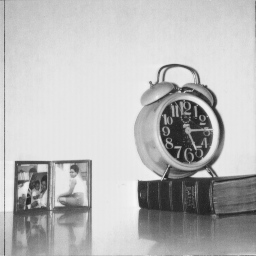
#> input picture image processing/lab09/clock.tiff, 256 x 256 px, found by its file name
$ python zad4.py
#> lines starting #> are read from the running program, lines starting #| are printed output that depends on the picture; after the words box and inside, x2 and y2 are one past the last pixel; in counts of white or black regions, pixels touching at a corner belong together
import matplotlib.pyplot as plt
from skimage.io import imread
import numpy as np
from scipy import ndimage as ndi
from skimage import data
from PIL import Image, ImageDraw

im = imread("E:\Mikolaj\Documents\Projekty\Image Proc\lab09\clock.tiff")
#> im is the input picture: shape (256, 256); min 32, max 246, mean 186
# 1. compute FFT of the image
fft1 = np.fft.fftshift(np.fft.fft2(im))
im_mag = 20*np.log(np.abs(fft1)+1)
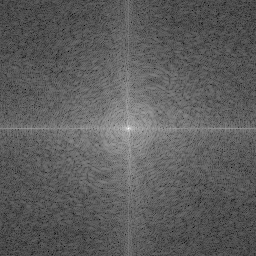
#> im_mag: shape (256, 256) float64; min 43.38, max 326.3, mean 147; drawn with min black and max white
# 2. create a low-pass filter image
x,y = im.shape[0],im.shape[1]
#> x = 256; y = 256
# distance from the filter boarder to the image boarder
x2boarder,y2boarder = 50,50
# create a box
box=((x/2)-(x2boarder/2),(y/2)-(y2boarder/2),(x/2)+(x2boarder/2),(y/2)+(y2boarder/2))
#> box = (103, 103, 153, 153)
# draw a circle
low_pass=Image.new("L",(im.shape[0],im.shape[1]),color=0)
#> low_pass: PIL image 256x256 L; every value is 0
draw=ImageDraw.Draw(low_pass)
draw.ellipse(box, fill=1)
low_pass = np.array(low_pass)
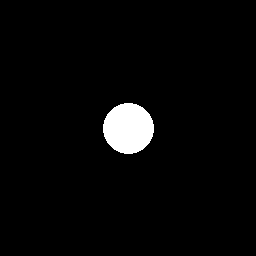
#> low_pass: shape (256, 256); values 0 (black) and 1 (white), 3.1% white; 1 white region, box (x1, y1, x2, y2) and area: (103, 103, 154, 154) 2025
# multiply the image with the filter
filtered = np.multiply(fft1,low_pass)
im_mag_fil = 20*np.log(np.abs(filtered)+1)
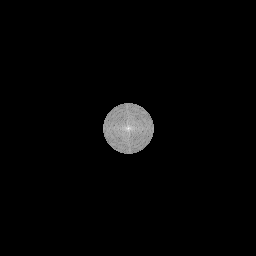
#> im_mag_fil: shape (256, 256) float64; min 0, max 326.3, mean 6.2; drawn with min black and max white
# 3. compute inverse FFT
ifft2 = np.real(np.fft.ifft2(np.fft.fftshift(filtered)))
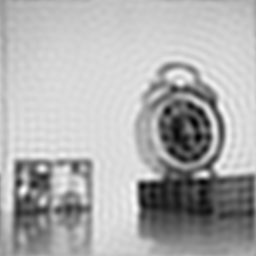
#> ifft2: shape (256, 256) float64; min 11.04, max 266.5, mean 186; drawn with min black and max white
# range from 0 to 255
ifft2 = np.maximum(0, np.minimum(ifft2, 255))
# 4. plot the original & filtered image, their spectrum magnitudes, &
# the low-pass filter
fig, ax = plt.subplots(nrows=2, ncols=3, figsize=(16, 11.5))
ax[0,0].imshow(im, cmap='gray')
ax[0,0].set_title('Original Image', size=20)
ax[0,1].imshow(im_mag, cmap='gray')
ax[0,1].set_title('Magnitude Spectrum of \n the Original Image (log)', size=20)
ax[0,2].imshow(low_pass, cmap='gray')
ax[0,2].set_title("Low-Pass Filter", size=20)
ax[1,0].imshow(ifft2, cmap='gray')
ax[1,0].set_title("Low-Pass Filtered Image", size=20)
ax[1,1].imshow(im_mag_fil, cmap='gray')
ax[1,1].set_title("Magnitude Spectrum \n of the Filtered Image (log)", size=20)
plt.axis('off')
plt.show()

im = imread("E:\Mikolaj\Documents\Projekty\Image Proc\lab09\clock.tiff")
# 1. compute FFT of the image
fft1 = np.fft.fftshift(np.fft.fft2(im))
im_mag = 20*np.log(np.abs(fft1)+1)
# 2. create a low-pass filter image
x,y = im.shape[1],im.shape[0]
# distance from the filter boarder to the image boarder
x2boarder,y2boarder = 50,50
# create a box
box=((x/2)-(x2boarder/2),(y/2)-(y2boarder/2),(x/2)+(x2boarder/2),(y/2)+(y2boarder/2))
# draw a circle
low_pass=Image.new("L",(im.shape[1],im.shape[0]),color=1)
#> low_pass: PIL image 256x256 L; every value is 1
draw=ImageDraw.Draw(low_pass)
draw.ellipse(box, fill=0)
low_pass = np.array(low_pass)
# multiply the image with the filter
filtered = np.multiply(fft1,low_pass)
im_mag_fil = 20*np.log(np.abs(filtered)+1)
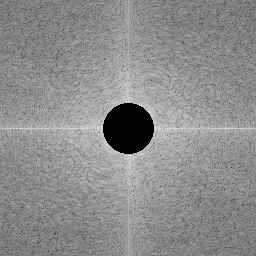
#> im_mag_fil: shape (256, 256) float64; min 0, max 221.3, mean 140.8
# 3. compute inverse FFT
ifft2 = np.real(np.fft.ifft2(np.fft.fftshift(filtered)))
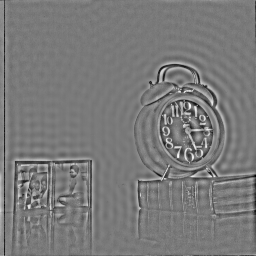
#> ifft2: shape (256, 256) float64; min -107.8, max 117.5, mean 0; drawn with min black and max white
# range from 0 to 255
ifft2 = np.maximum(0, np.minimum(ifft2, 255))
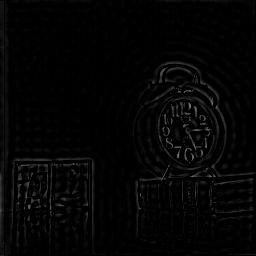
#> ifft2: shape (256, 256) float64; min 0, max 117.5, mean 4.5
# 4. plot the original & filtered image, their spectrum magnitudes, &
# the low-pass filter
fig, ax = plt.subplots(nrows=2, ncols=3, figsize=(16, 11.5))
ax[0,0].imshow(im, cmap='gray')
ax[0,0].set_title('Original Image', size=20)
ax[0,1].imshow(im_mag, cmap='gray')
ax[0,1].set_title('Magnitude Spectrum of \n the Original Image (log)', size=20)
ax[0,2].imshow(low_pass, cmap='gray')
ax[0,2].set_title("High-Pass Filter", size=20)
ax[1,0].imshow(ifft2, cmap='gray')
ax[1,0].set_title("High-Pass Filtered Image", size=20)
ax[1,1].imshow(im_mag_fil, cmap='gray')
ax[1,1].set_title("Magnitude Spectrum \n of the Filtered Image (log)", size=20)
plt.axis('off')
plt.show()
